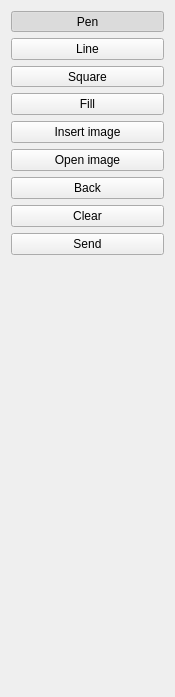
     <widget class="QWidget" native="1" name="widget" >
      <property name="maximumSize" >
       <size>
        <width>175</width>
        <height>16777215</height>
       </size>
      </property>
      <layout class="QGridLayout" name="gridLayout" >
       <item row="0" column="0" >
        <widget class="QToolButton" name="pen" >
         <property name="sizePolicy" >
          <sizepolicy vsizetype="Fixed" hsizetype="Expanding" >
           <horstretch>0</horstretch>
           <verstretch>0</verstretch>
          </sizepolicy>
         </property>
         <property name="text" >
          <string>Pen</string>
         </property>
         <property name="checkable" >
          <bool>true</bool>
         </property>
         <property name="checked" >
          <bool>true</bool>
         </property>
         <property name="autoExclusive" >
          <bool>true</bool>
         </property>
        </widget>
       </item>
       <item row="2" column="0" >
        <widget class="QToolButton" name="square" >
         <property name="sizePolicy" >
          <sizepolicy vsizetype="Fixed" hsizetype="Expanding" >
           <horstretch>0</horstretch>
           <verstretch>0</verstretch>
          </sizepolicy>
         </property>
         <property name="text" >
          <string>Square</string>
         </property>
         <property name="checkable" >
          <bool>true</bool>
         </property>
         <property name="autoExclusive" >
          <bool>true</bool>
         </property>
        </widget>
       </item>
       <item row="9" column="0" >
        <spacer name="verticalSpacer" >
         <property name="orientation" >
          <enum>Qt::Vertical</enum>
         </property>
         <property name="sizeHint" stdset="0" >
          <size>
           <width>20</width>
           <height>431</height>
          </size>
         </property>
        </spacer>
       </item>
       <item row="8" column="0" >
        <widget class="QPushButton" name="sendButton" >
         <property name="text" >
          <string>Send</string>
         </property>
        </widget>
       </item>
       <item row="7" column="0" >
        <widget class="QPushButton" name="clearButton" >
         <property name="text" >
          <string>Clear</string>
         </property>
        </widget>
       </item>
       <item row="4" column="0" >
        <widget class="QPushButton" name="insertImage" >
         <property name="text" >
          <string>Insert image</string>
         </property>
         <property name="checkable" >
          <bool>true</bool>
         </property>
         <property name="autoExclusive" >
          <bool>true</bool>
         </property>
        </widget>
       </item>
       <item row="5" column="0" >
        <widget class="QPushButton" name="openImage" >
         <property name="text" >
          <string>Open image</string>
         </property>
        </widget>
       </item>
       <item row="1" column="0" >
        <widget class="QPushButton" name="line" >
         <property name="text" >
          <string>Line</string>
         </property>
         <property name="checkable" >
          <bool>true</bool>
         </property>
         <property name="autoExclusive" >
          <bool>true</bool>
         </property>
        </widget>
       </item>
       <item row="3" column="0" >
        <widget class="QPushButton" name="fill" >
         <property name="text" >
          <string>Fill</string>
         </property>
         <property name="checkable" >
          <bool>true</bool>
         </property>
         <property name="autoExclusive" >
          <bool>true</bool>
         </property>
        </widget>
       </item>
       <item row="6" column="0" >
        <widget class="QPushButton" name="back" >
         <property name="text" >
          <string>Back</string>
         </property>
        </widget>
       </item>
      </layout>
     </widget>
